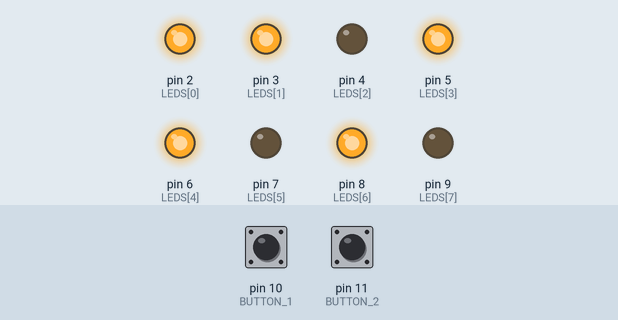
Simulated run of this sketch. Board: Arduino Uno, built with avr-gcc and run on an emulated ATmega328P. Shown: output pins drawn as LEDs (lit = HIGH). Dashed ring = blinking. The test bench sets the inputs (shaded band); at power-on: pin 10 (BUTTON_1) LOW, pin 11 (BUTTON_2) LOW.

Above: at 1.2 s.
1.3 s: pin 10 (BUTTON_1) pulled HIGH for 3.2 s
At 6.0 s:
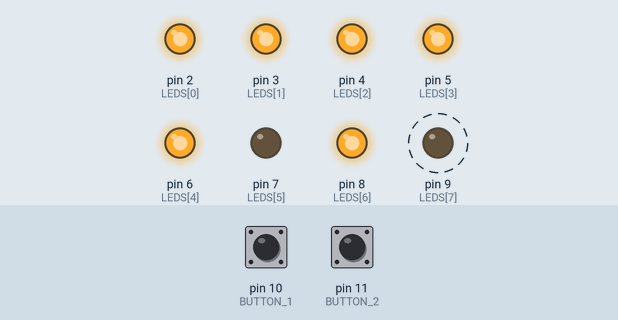
6.8 s: pin 10 (BUTTON_1) pulled HIGH for 0.15 s
At 9.0 s:
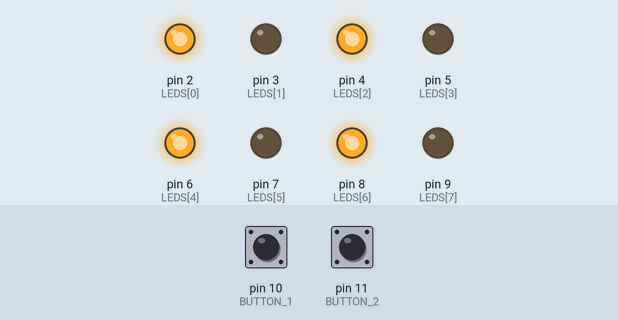
9.3 s: pin 10 (BUTTON_1) pulled HIGH for 3.2 s
At 14.5 s:
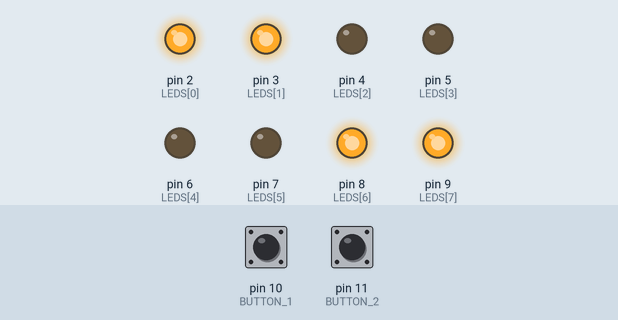
14.8 s: pin 10 (BUTTON_1) pulled HIGH for 1 s
At 16.4 s:
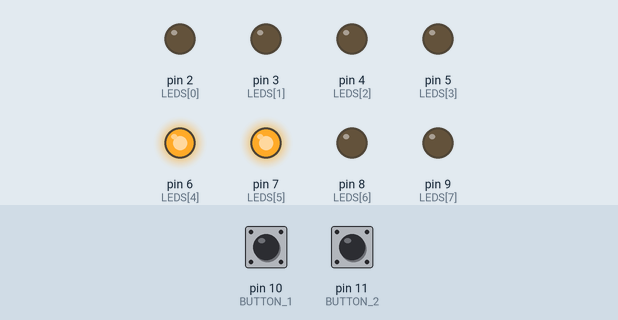
17.3 s: pin 10 (BUTTON_1) pulled HIGH for 0.15 s
At 19.5 s:
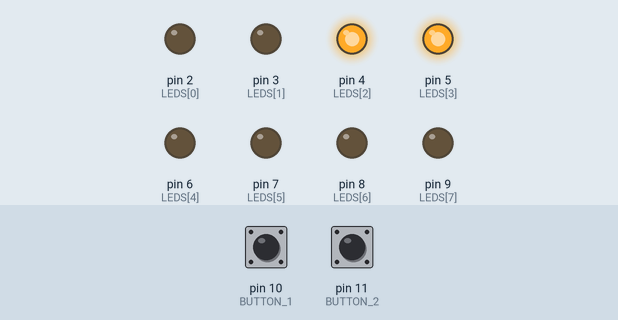
19.8 s: pin 10 (BUTTON_1) pulled HIGH for 0.15 s
At 21.4 s:
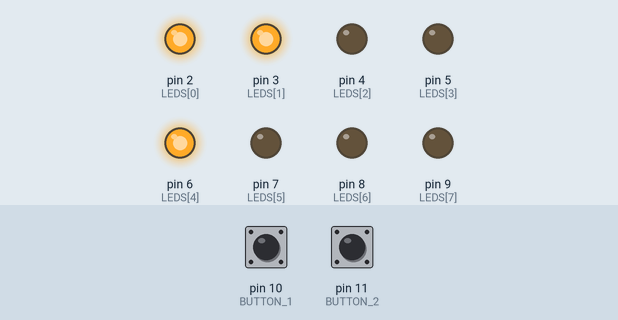
Timing chart, 0 to 22.9 s (numbered marks = the images above; inputs shaded):
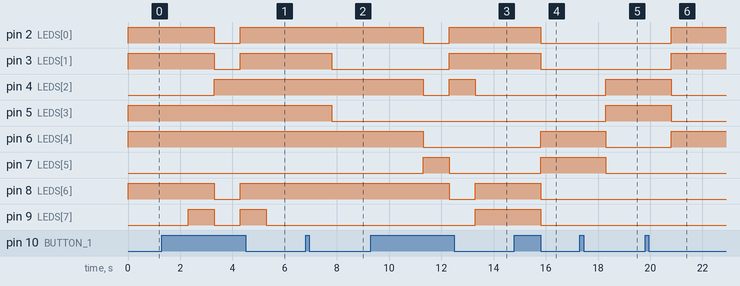

The sketch:

2024_01_10-seven-segment-indicator.ino
```cpp
const int LEDS_SIZE = 8;
const int LEDS[LEDS_SIZE] = {2,3,4,5,6,7,8,9};
bool numbers[10][LEDS_SIZE] = {
  {0,1,1,1,1,0,1,1},
  {0,0,1,0,1,0,0,0},
  {1,0,1,1,0,0,1,1},
  {1,0,1,1,1,0,1,0},
  {1,1,1,0,1,0,0,0},
  {1,1,0,1,1,0,1,0},
  {1,1,0,1,1,0,1,1},
  {0,0,1,1,1,0,0,0},
  {1,1,1,1,1,0,1,1},
  {1,1,1,1,1,0,1,0},
};

const int BUTTON_1 = 10;
const int BUTTON_2 = 11;

int num = 5;

void setup() {
  int i = 0;
  while (i<LEDS_SIZE) {
    pinMode(LEDS[i], OUTPUT);
    i++;
  }
  pinMode(BUTTON_1,INPUT); // кнопка
  pinMode(BUTTON_2,INPUT);
}

void loop() {
  // пример кода - отображение всех цифр от 0 до 9
  /*num = 0;
  while (num<10) {
    int i = 0;
    while (i<LEDS_SIZE) {
      digitalWrite(LEDS[i], numbers[num][i]);
      i++;
    }
    num++;
    delay(1000);
  }*/
  // пример кода - увеличение значения при нажатии на одну кнопку
  // и уменьшение значения при нажатии на другую кнопку
  int i = 0;
  while (i<LEDS_SIZE) {
    digitalWrite(LEDS[i], numbers[num][i]);
    i++;
  }
  if (digitalRead(BUTTON_1)==1) { // кнопка
  	num++;
    delay(1000);
  }
  if (digitalRead(BUTTON_2)==1) {
  	num--;
    delay(1000);
  }
}
```

Measured:
- after the input at 1.3 s, pin 2 (LEDS[0]), pin 3 (LEDS[1]), pin 8 (LEDS[6]): HIGH → LOW after 2.0 s, → HIGH 1.0 s later; pin 4 (LEDS[2]): LOW → HIGH after 2.0 s; pin 9 (LEDS[7]): alternates HIGH for 1.0 s and LOW for 1.0 s, starting after 1.0 s
- after the input at 6.8 s, pin 3 (LEDS[1]), pin 5 (LEDS[3]): HIGH → LOW after 1.0 s
- after the input at 9.3 s, pin 2 (LEDS[0]): HIGH → LOW after 2.0 s, → HIGH 1.0 s later; pin 3 (LEDS[1]): LOW → HIGH after 3.0 s; pin 4 (LEDS[2]): HIGH → LOW after 2.0 s, → HIGH 1.0 s later, → LOW 1.0 s later; pin 6 (LEDS[4]): HIGH → LOW after 2.0 s; pin 7 (LEDS[5]): LOW → HIGH after 2.0 s, → LOW 1.0 s later
- after the input at 14.8 s, pin 2 (LEDS[0]), pin 3 (LEDS[1]), pin 8 (LEDS[6]), pin 9 (LEDS[7]): HIGH → LOW after 1.0 s; pin 6 (LEDS[4]), pin 7 (LEDS[5]): LOW → HIGH after 1.0 s
- after the input at 17.3 s, pin 4 (LEDS[2]), pin 5 (LEDS[3]): LOW → HIGH after 1.0 s; pin 6 (LEDS[4]), pin 7 (LEDS[5]): HIGH → LOW after 1.0 s
- after the input at 19.8 s, pin 2 (LEDS[0]), pin 3 (LEDS[1]), pin 6 (LEDS[4]): LOW → HIGH after 1.0 s; pin 4 (LEDS[2]), pin 5 (LEDS[3]): HIGH → LOW after 1.0 s
